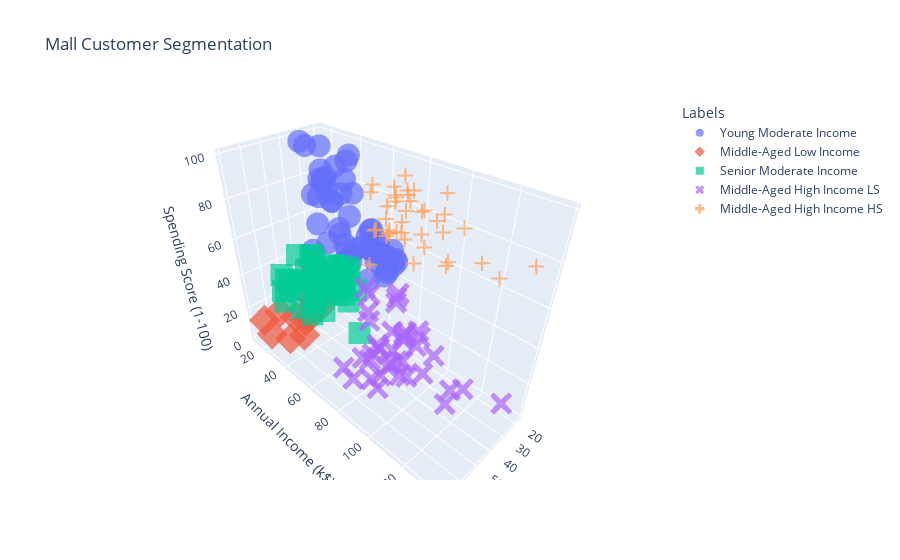

Notebook cell for this chart:
### Code cell
## 3D scatter plot to how the 5 different clusters.

fig = px.scatter_3d(X_kmeans, x = "Age", y = "Annual Income (k$)", z = "Spending Score (1-100)", color="Labels",
              symbol="Labels", opacity=0.7, size_max=20, title = "Mall Customer Segmentation")

fig.show()

### Figure 1 — Plotly figure (JSON) as saved in the notebook; plotly's stock layout.template omitted (floating-point values rounded to 4 significant figures)
{"data": [{"hovertemplate": "Labels=Young Moderate Income<br>Age=%{x}<br>Annual Income (k$)=%{y}<br>Spending Score (1-100)=%{z}<extra></extra>", "legendgroup": "Young Moderate Income", "marker": {"color": "#636efa", "opacity": 0.7, "symbol": "circle"}, "mode": "markers", "name": "Young Moderate Income", "scene": "scene", "showlegend": true, "type": "scatter3d", "x": [19, 21, 23, 31, 22, 23, 30, 35, 24, 22, 20, 35, 25, 31, 29, 35, 23, 21, 18, 21, 30, 20, 24, 31, 24, 27, 29, 31, 33, 31, 27, 19, 18, 19, 32, 26, 23, 38, 21, 22, 34, 18, 32, 24, 27, 20, 23, 26, 21, 19, 19, 18, 19, 27], "y": [15, 15, 16, 17, 17, 18, 19, 19, 20, 20, 21, 23, 24, 25, 28, 28, 29, 30, 33, 33, 34, 37, 38, 39, 39, 40, 40, 40, 42, 43, 46, 46, 48, 48, 48, 54, 54, 54, 54, 57, 58, 59, 60, 60, 60, 61, 62, 62, 62, 63, 64, 65, 65, 67], "z": [39, 81, 77, 40, 76, 94, 72, 99, 77, 79, 66, 98, 73, 73, 82, 61, 87, 73, 92, 81, 73, 75, 92, 61, 65, 47, 42, 42, 60, 54, 51, 55, 59, 59, 47, 54, 52, 55, 57, 55, 60, 41, 42, 52, 50, 49, 41, 55, 42, 54, 46, 48, 50, 56]}, {"hovertemplate": "Labels=Middle-Aged Low Income<br>Age=%{x}<br>Annual Income (k$)=%{y}<br>Spending Score (1-100)=%{z}<extra></extra>", "legendgroup": "Middle-Aged Low Income", "marker": {"color": "#EF553B", "opacity": 0.7, "symbol": "diamond"}, "mode": "markers", "name": "Middle-Aged Low Income", "scene": "scene", "showlegend": true, "type": "scatter3d", "x": [20, 35, 64, 67, 58, 37, 35, 52, 35, 46, 54, 45, 40, 60, 53, 49, 42, 36, 48, 49], "y": [16, 18, 19, 19, 20, 20, 21, 23, 24, 25, 28, 28, 29, 30, 33, 33, 34, 37, 39, 39], "z": [6, 6, 3, 14, 15, 13, 35, 29, 35, 5, 14, 32, 31, 4, 4, 14, 17, 26, 36, 28]}, {"hovertemplate": "Labels=Senior Moderate Income<br>Age=%{x}<br>Annual Income (k$)=%{y}<br>Spending Score (1-100)=%{z}<extra></extra>", "legendgroup": "Senior Moderate Income", "marker": {"color": "#00cc96", "opacity": 0.7, "symbol": "square"}, "mode": "markers", "name": "Senior Moderate Income", "scene": "scene", "showlegend": true, "type": "scatter3d", "x": [65, 50, 49, 59, 50, 47, 51, 69, 53, 70, 67, 54, 63, 43, 68, 70, 47, 60, 60, 59, 45, 40, 49, 57, 67, 46, 48, 55, 50, 68, 48, 40, 47, 48, 49, 67, 49, 66, 54, 68, 66, 65, 63, 49, 51, 50, 56], "y": [38, 40, 42, 43, 43, 43, 44, 44, 46, 46, 47, 47, 48, 48, 48, 49, 49, 50, 50, 54, 54, 54, 54, 54, 54, 54, 54, 57, 58, 59, 60, 60, 60, 61, 62, 62, 62, 63, 63, 63, 63, 63, 65, 65, 67, 67, 79], "z": [35, 55, 52, 60, 45, 41, 50, 46, 46, 56, 52, 59, 51, 50, 48, 55, 42, 49, 56, 47, 53, 48, 42, 51, 41, 44, 46, 58, 46, 55, 49, 40, 47, 42, 48, 59, 56, 50, 46, 43, 48, 52, 43, 59, 43, 57, 35]}, {"hovertemplate": "Labels=Middle-Aged High Income LS<br>Age=%{x}<br>Annual Income (k$)=%{y}<br>Spending Score (1-100)=%{z}<extra></extra>", "legendgroup": "Middle-Aged High Income LS", "marker": {"color": "#ab63fa", "opacity": 0.7, "symbol": "x"}, "mode": "markers", "name": "Middle-Aged High Income LS", "scene": "scene", "showlegend": true, "type": "scatter3d", "x": [38, 38, 23, 43, 59, 47, 25, 20, 44, 19, 57, 28, 25, 48, 34, 43, 44, 47, 37, 34, 19, 50, 42, 36, 40, 36, 52, 58, 59, 37, 46, 41, 54, 41, 34, 33, 47, 45, 32], "y": [64, 67, 70, 71, 71, 71, 72, 73, 73, 74, 75, 76, 77, 77, 78, 78, 78, 78, 78, 78, 81, 85, 86, 87, 87, 87, 88, 88, 93, 97, 98, 99, 101, 103, 103, 113, 120, 126, 137], "z": [42, 40, 29, 35, 11, 9, 34, 5, 7, 10, 5, 40, 12, 36, 22, 17, 20, 16, 1, 1, 5, 26, 20, 27, 13, 10, 13, 15, 14, 32, 15, 39, 24, 17, 23, 8, 16, 28, 18]}, {"hovertemplate": "Labels=Middle-Aged High Income HS<br>Age=%{x}<br>Annual Income (k$)=%{y}<br>Spending Score (1-100)=%{z}<extra></extra>", "legendgroup": "Middle-Aged High Income HS", "marker": {"color": "#FFA15A", "opacity": 0.7, "symbol": "cross"}, "mode": "markers", "name": "Middle-Aged High Income HS", "scene": "scene", "showlegend": true, "type": "scatter3d", "x": [40, 39, 31, 40, 38, 39, 31, 29, 32, 35, 32, 32, 28, 32, 34, 39, 38, 27, 30, 30, 29, 31, 36, 33, 32, 28, 36, 30, 27, 35, 32, 29, 30, 28, 36, 32, 38, 35, 32, 30], "y": [69, 69, 70, 71, 71, 71, 72, 73, 73, 74, 75, 76, 77, 77, 78, 78, 78, 78, 78, 78, 79, 81, 85, 86, 87, 87, 87, 88, 88, 93, 97, 98, 99, 101, 103, 103, 113, 120, 126, 137], "z": [58, 91, 77, 95, 75, 75, 71, 88, 73, 72, 93, 87, 97, 74, 90, 88, 76, 89, 78, 73, 83, 93, 75, 95, 63, 75, 92, 86, 69, 90, 86, 88, 97, 68, 85, 69, 91, 79, 74, 83]}], "layout": {"legend": {"title": {"text": "Labels"}, "tracegroupgap": 0}, "scene": {"domain": {"x": [0, 1], "y": [0, 1]}, "xaxis": {"title": {"text": "Age"}}, "yaxis": {"title": {"text": "Annual Income (k$)"}}, "zaxis": {"title": {"text": "Spending Score (1-100)"}}}, "title": {"text": "Mall Customer Segmentation"}}}
